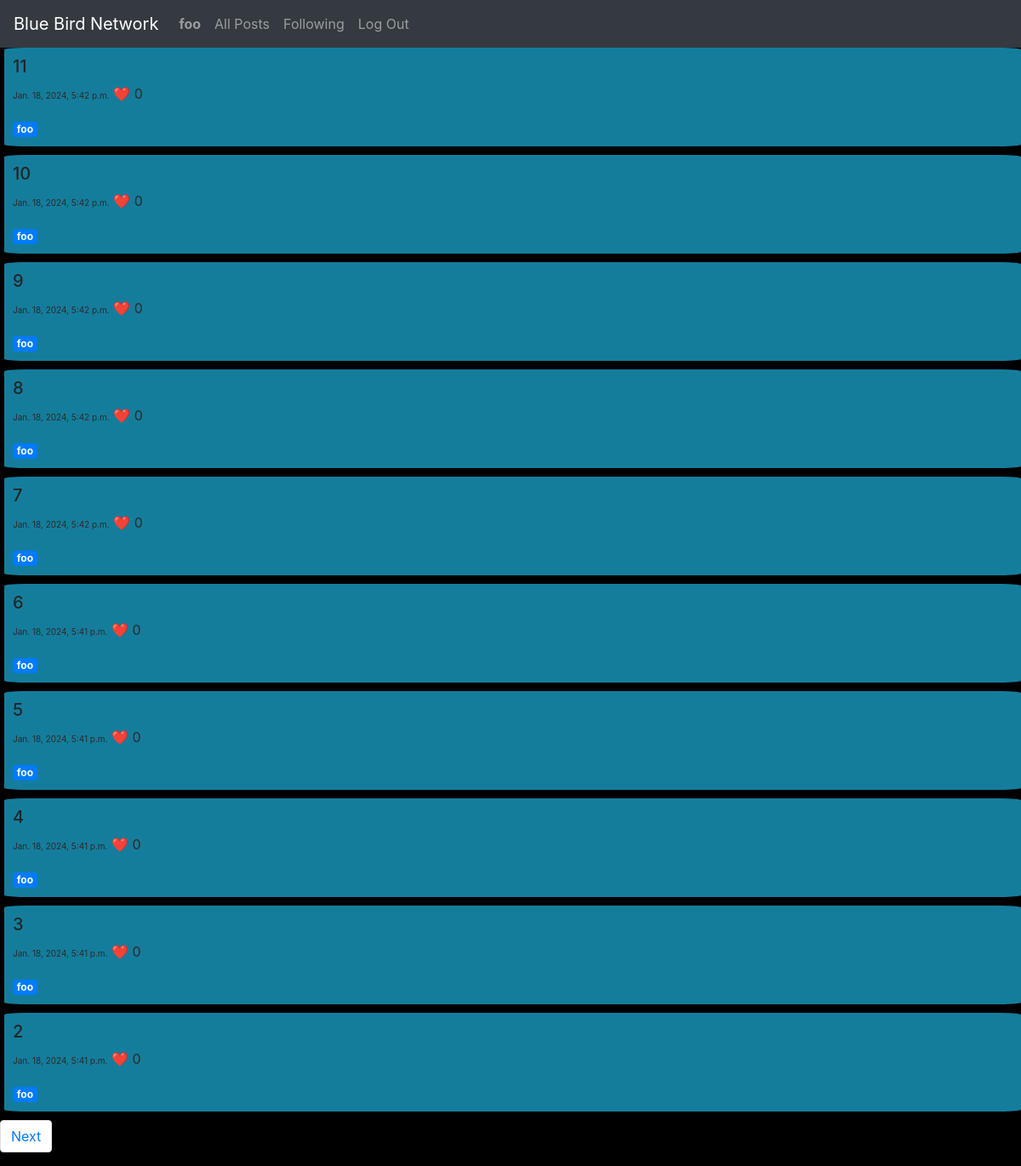
Page /followingpage/ (signed in) on the committed database.
### network/models.py (models this page shows, shortened)
class User(AbstractUser):
    pass

class Tweet(models.Model):
    user = models.ForeignKey(User, on_delete=models.CASCADE, related_name= "user1")
    title = models.CharField(max_length=64)
    content = models.TextField()
    timestamp = models.DateTimeField(auto_now_add=True)
    likes = models.IntegerField(default = 0)

### network/views.py (the view)
# urls.py: path("followingpage/", views.followingpage , name = "followingpage"),
def followingpage(request):
    pageNumber = int(request.GET.get('page', 1))
    nextPageUrl = '?page=' + str(pageNumber + 1)
    lastPageUrl = '?page=' + str(pageNumber - 1) if pageNumber > 1 else ""
    displacementAmount = (pageNumber - 1) * 10
    users_followed = FS.objects.filter(follower = request.user).values_list('following', flat = True)
    old_posts = Tweet.objects.filter(user__in=users_followed).order_by("-likes" , "-timestamp")[displacementAmount:displacementAmount+10]
    morePosts = Tweet.objects.filter(user__in=users_followed).order_by("-likes" , "-timestamp")[displacementAmount+10:displacementAmount+20].exists()
    return render(request, "network/followingpage.html", {'old_posts': old_posts, 'nextPageUrl': nextPageUrl , 'lastPageUrl': lastPageUrl, "more_posts":morePosts})

### network/templates/network/followingpage.html (shortened to what this page needs)
{% extends "network/layout.html" %}
{% block body %}
    <html lang="en">
        <body>
            {% for post in old_posts %}
                <div id = "old_posts">
                    <h5>{{ post.title }}</h5>
                    <p style=" color:rgb(43, 42, 42);"><span style = "font-size: x-small;">{{ post.timestamp }}</span> ❤️ <span>{{ post.likes }}</span></p>
                    <a href="{% url 'smprofilefollowing' post.user.username %}" class="badge badge-primary">{{ post.user }}</a>
                </div>
            {% endfor %}
            <nav aria-label="Page navigation example">
                <ul class="pagination">
                    {% if more_posts %}
                    <li class="page-item"><a class="page-link" href="{{ nextPageUrl }}">Next</a></li>
                    {% endif %}
                </ul>
            </nav>
        </body>
    </html>
{% endblock %}

### network/templates/network/layout.html (shortened to what this page needs)
{% load static %}
<!DOCTYPE html>
<html lang="en">
    <head>
        <link rel="stylesheet" href="https://stackpath.bootstrapcdn.com/bootstrap/4.4.1/css/bootstrap.min.css">
        <link href="{% static 'network/styles.css' %}" rel="stylesheet">
    </head>
    <body>
        <nav class="navbar navbar-expand-lg navbar-dark bg-dark">
            <a class="navbar-brand" href="{% url 'index' %}">Blue Bird Network</a>
            <div>
              <ul class="navbar-nav mr-auto">
                {% if user.is_authenticated %}
                    <li class="nav-item">
                        <a class="nav-link" href="{% url 'smprofile' username=user.username %}"><strong>{{ user.username }}</strong></a>
                    </li>
                {% endif %}
                <li class="nav-item">
                  <a class="nav-link" href="{% url 'index' %}">All Posts</a>
                </li>
                {% if user.is_authenticated %}
                    <li class="nav-item">
                        <a class="nav-link" href="{% url 'followingpage' %}">Following</a>
                    </li>
                    <li class="nav-item">
                        <a class="nav-link" href="{% url 'logout' %}">Log Out</a>
                    </li>
                {% endif %}
              </ul>
            </div>
          </nav>
        <div class="body">
            {% block body %}
            {% endblock %}
        </div>
    </body>
</html>

### network/static/network/styles.css (style rules this page uses)
#old_posts { background-color: #157d9c; padding: 10px; margin-bottom: 10px; animation-name: hide; animation-duration: 2s; animation-fill-mode: forwards; animation-play-state: paused; border-radius: 2%; margin-left: 5px; }
body { background-color: black; }

### rows in the picture
User: username "foo"
Tweet: title "11", timestamp "Jan. 18, 2024, 5:42 p.m.", likes "0", user "foo"
Tweet: title "10", timestamp "Jan. 18, 2024, 5:42 p.m.", likes "0", user "foo"
Tweet: title "9", timestamp "Jan. 18, 2024, 5:42 p.m.", likes "0", user "foo"
Tweet: title "8", timestamp "Jan. 18, 2024, 5:42 p.m.", likes "0", user "foo"
Tweet: title "7", timestamp "Jan. 18, 2024, 5:42 p.m.", likes "0", user "foo"
Tweet: title "6", timestamp "Jan. 18, 2024, 5:41 p.m.", likes "0", user "foo"
Tweet: title "5", timestamp "Jan. 18, 2024, 5:41 p.m.", likes "0", user "foo"
Tweet: title "4", timestamp "Jan. 18, 2024, 5:41 p.m.", likes "0", user "foo"
Tweet: title "3", timestamp "Jan. 18, 2024, 5:41 p.m.", likes "0", user "foo"
Tweet: title "2", timestamp "Jan. 18, 2024, 5:41 p.m.", likes "0", user "foo"
